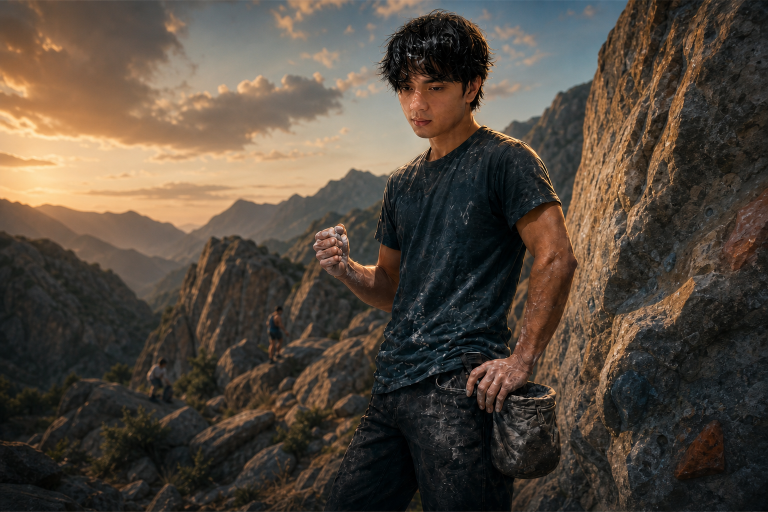
#> input picture Art/Source/Gabriel_Leader_Master.png, 1536 x 1024 px (shown at 1/2 size)
$ python build_art.py
#> lines starting #> are read from the running program, lines starting #| are printed output that depends on the picture
"""Build Civ V DDS assets; all icons are extracted from the supplied concept.

Requires Pillow 12+. Every atlas size is rendered independently from its
original concept crop. No icon is redrawn or generated. Use --icons-only to
leave the full-screen art untouched while rebuilding icons and previews.
"""

import argparse
from collections import deque
from pathlib import Path

from PIL import Image, ImageChops, ImageDraw, ImageFilter, ImageFont, ImageOps


ROOT = Path(__file__).resolve().parents[1]
SOURCE = ROOT / "Art" / "Source"
CONCEPT = SOURCE / "Gabriel_Bouldering_Concept.png"
CONCEPT_ICONS = SOURCE / "Concept_Icons"
ATLASES = ROOT / "Art" / "Atlases"
SCREENS = ROOT / "Art" / "Screens"
PREVIEW = ROOT / "Art" / "Preview"

RESAMPLE = Image.Resampling.LANCZOS

# Pixel coordinates in the unmodified 1448x1086 concept sheet. These bounds
# contain the existing gold frames, but not their labels or surrounding panels.
CONCEPT_ICON_BOXES = {
    "Civ": (18, 846, 174, 1008),
    "Leader": (189, 842, 350, 1009),
    "Gym_Hopper": (943, 851, 1060, 973),
    "Bouldering_Gym": (1068, 851, 1188, 973),
    "One_More_Go": (1194, 851, 1310, 973),
    "Fresh_Sets": (1317, 851, 1433, 972),
    "Route_Reading": (1167, 721, 1233, 787),
}

# Preserve the existing database portrait indices. Promotions without their
# own concept badge reuse the relevant supplied art instead of new symbols.
OBJECT_ICON_NAMES = (
    "Gym_Hopper",       # 0: unique unit
    "Bouldering_Gym",   # 1: unique building
    "One_More_Go",      # 2: temporary project attack bonuses
    "Fresh_Sets",       # 3: secondary ability
    "Gym_Hopper",       # 4: Try Something New
    "Route_Reading",    # 5: Hill Familiarity
    "Route_Reading",    # 6: Route Reading
    "One_More_Go",      # 7: Determination I / II / III
)
CIV_SIZES = (256, 128, 80, 64, 45, 32)
LEADER_SIZES = (256, 128, 64)
OBJECT_SIZES = (256, 128, 80, 64, 45, 32, 16)
ALPHA_SIZES = (128, 64, 48, 32, 24, 16)


def cover(image: Image.Image, size: tuple[int, int], center=(0.5, 0.5)) -> Image.Image:
    src = image.convert("RGBA")
    ratio = max(size[0] / src.width, size[1] / src.height)
    resized = src.resize((round(src.width * ratio), round(src.height * ratio)), RESAMPLE)
    left = round((resized.width - size[0]) * center[0])
    top = round((resized.height - size[1]) * center[1])
    left = max(0, min(left, resized.width - size[0]))
    top = max(0, min(top, resized.height - size[1]))
    return resized.crop((left, top, left + size[0], top + size[1]))


def save_dds(image: Image.Image, path: Path) -> None:
    path.parent.mkdir(parents=True, exist_ok=True)
    image.convert("RGBA").save(path, format="DDS", pixel_format="DXT5")


def ellipse_mask(size: tuple[int, int], inset: int = 0) -> Image.Image:
    """An antialiased mask outside the existing badge, not a replacement frame."""
    scale = 4
    width, height = size
    mask = Image.new("L", (width * scale, height * scale), 0)
    ImageDraw.Draw(mask).ellipse(
        (inset * scale, inset * scale,
         (width - inset) * scale - 1, (height - inset) * scale - 1),
        fill=255,
    )
    return mask.resize(size, RESAMPLE)


def extract_concept_icons() -> dict[str, Image.Image]:
    """Keep every RGB pixel in each source badge; mask only its outside corners."""
    with Image.open(CONCEPT) as image:
        concept = image.convert("RGBA")
    if concept.size != (1448, 1086):
        raise ValueError("Concept dimensions changed; review the explicit icon crop bounds.")
    icons = {}
    for name, box in CONCEPT_ICON_BOXES.items():
        icon = concept.crop(box)
        icon.putalpha(ellipse_mask(icon.size))
        icons[name] = icon
    return icons


def fit_icon(source: Image.Image, size: int) -> Image.Image:
    """Contain the original badge, including its frame, without stretching it."""
    inset = max(1, round(size * 0.025))
    inner = size - inset * 2
    icon = ImageOps.contain(source, (inner, inner), RESAMPLE)
    canvas = Image.new("RGBA", (size, size), (0, 0, 0, 0))
    canvas.alpha_composite(icon, ((size - icon.width) // 2, (size - icon.height) // 2))
    return canvas


def extract_gold_symbol(badge: Image.Image) -> Image.Image:
    """Derive the white alpha/flag silhouette from the supplied gold motif.

    The interior ellipse excludes the gold frame. Gold-vs-teal chroma separates
    the actual climber and rock; small isolated texture specks are discarded.
    No hand-drawn replacement geometry is used.
    """
    width, height = badge.size
    matte = Image.new("L", badge.size, 0)
    source_pixels = badge.load()
    matte.putdata([
        round(max(0.0, min(1.0, (min(r - b, 2 * (g - b)) - 10) / 18.0)) * 255)
        for y in range(height) for x in range(width)
        for r, g, b, _ in (source_pixels[x, y],)
    ])
    interior = ellipse_mask(badge.size, inset=round(min(badge.size) * 0.11))
    matte = ImageChops.multiply(matte, interior)
    matte = matte.point(lambda value: 0 if value < 32 else value)

    # Keep sizeable pieces of the source symbol and remove isolated gold flecks.
    pixels = matte.load()
    visited = set()
    for y in range(height):
        for x in range(width):
            if (x, y) in visited or pixels[x, y] < 32:
                continue
            component = []
            pending = deque([(x, y)])
            visited.add((x, y))
            while pending:
                px, py = pending.popleft()
                component.append((px, py))
                for nx, ny in ((px - 1, py), (px + 1, py), (px, py - 1), (px, py + 1)):
                    if (0 <= nx < width and 0 <= ny < height
                            and (nx, ny) not in visited and pixels[nx, ny] >= 32):
                        visited.add((nx, ny))
                        pending.append((nx, ny))
            if len(component) < 16:
                for px, py in component:
                    pixels[px, py] = 0

    matte = matte.filter(ImageFilter.MaxFilter(3)).filter(ImageFilter.MinFilter(3))
    symbol = Image.new("RGBA", badge.size, (255, 255, 255, 0))
    symbol.putalpha(matte)
    bounds = matte.getbbox()
    if bounds is None:
        raise ValueError("No gold symbol found in the supplied concept badge.")
    return symbol.crop(bounds)


def object_atlas(icons: dict[str, Image.Image], size: int) -> Image.Image:
    row = Image.new("RGBA", (size * len(OBJECT_ICON_NAMES), size), (0, 0, 0, 0))
    for index, name in enumerate(OBJECT_ICON_NAMES):
        row.alpha_composite(fit_icon(icons[name], size), (index * size, 0))
    return row


def build_icons() -> dict[str, Image.Image]:
    icons = extract_concept_icons()
    # The Gym Hopper badge repeats the civ's motif without the background rocks
    # in the large civ portrait, making it the clean source for both UI masks.
    icons["Civ_Alpha"] = extract_gold_symbol(icons["Gym_Hopper"])
    icons["Unit_Flag"] = extract_gold_symbol(icons["Gym_Hopper"])
    CONCEPT_ICONS.mkdir(parents=True, exist_ok=True)
    for name, icon in icons.items():
        icon.save(CONCEPT_ICONS / f"Gabriel_{name}_Concept.png", optimize=True)

    for size in CIV_SIZES:
        save_dds(fit_icon(icons["Civ"], size), ATLASES / f"Gabriel_Civ_{size}.dds")
    for size in LEADER_SIZES:
        save_dds(fit_icon(icons["Leader"], size), ATLASES / f"Gabriel_Leader_{size}.dds")
    for size in OBJECT_SIZES:
        save_dds(object_atlas(icons, size), ATLASES / f"Gabriel_Objects_{size}.dds")
    for size in ALPHA_SIZES:
        save_dds(fit_icon(icons["Civ_Alpha"], size), ATLASES / f"Gabriel_Civ_Alpha_{size}.dds")
    save_dds(fit_icon(icons["Unit_Flag"], 32), ATLASES / "Gabriel_UnitFlag_32.dds")
    return icons


def add_dom_shading(image: Image.Image) -> Image.Image:
    shade = Image.new("RGBA", image.size, (0, 0, 0, 0))
    draw = ImageDraw.Draw(shade)
    for x in range(image.width):
        fraction = x / image.width
        alpha = round(145 * max(0.0, 1.0 - fraction / 0.62))
        draw.line((x, 0, x, image.height), fill=(0, 8, 12, alpha))
    return Image.alpha_composite(image, shade)


def build_screens() -> None:
    leader = Image.open(SOURCE / "Gabriel_Leader_Master.png").convert("RGBA")
    dom_master = Image.open(SOURCE / "Gabriel_DOM_Master.png").convert("RGBA")
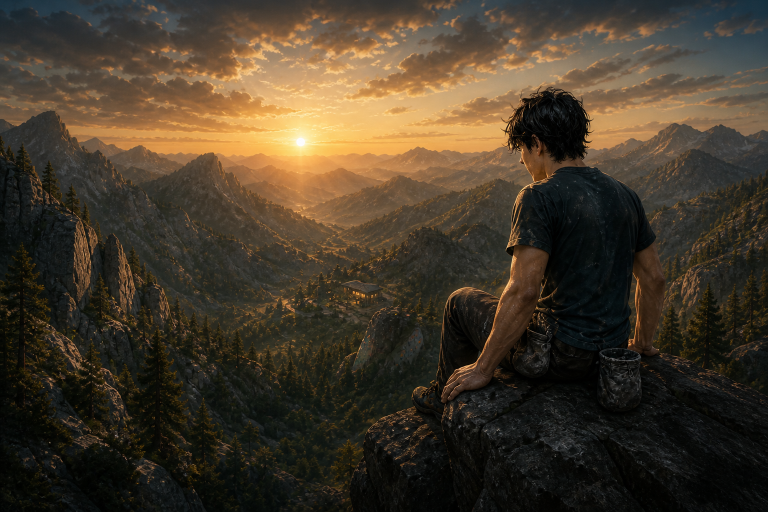
#> input picture Art/Source/Gabriel_DOM_Master.png, 1536 x 1024 px (shown at 1/2 size)
    gym = Image.open(SOURCE / "Gabriel_Bouldering_Gym_Master.png").convert("RGBA")
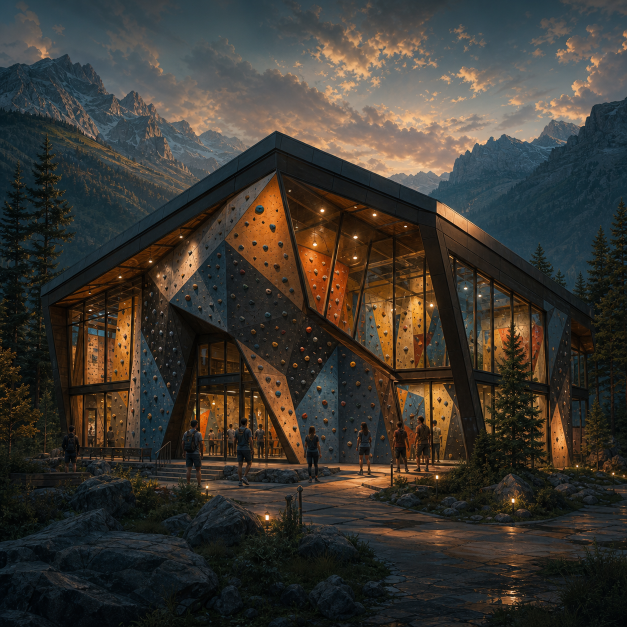
#> input picture Art/Source/Gabriel_Bouldering_Gym_Master.png, 1254 x 1254 px (shown at 1/2 size)
    save_dds(cover(leader, (1600, 900), center=(0.50, 0.50)), SCREENS / "Gabriel_Diplomacy.dds")
#> in cover, `return resized.crop((left, top, left + size[0], top + size[1]))`:
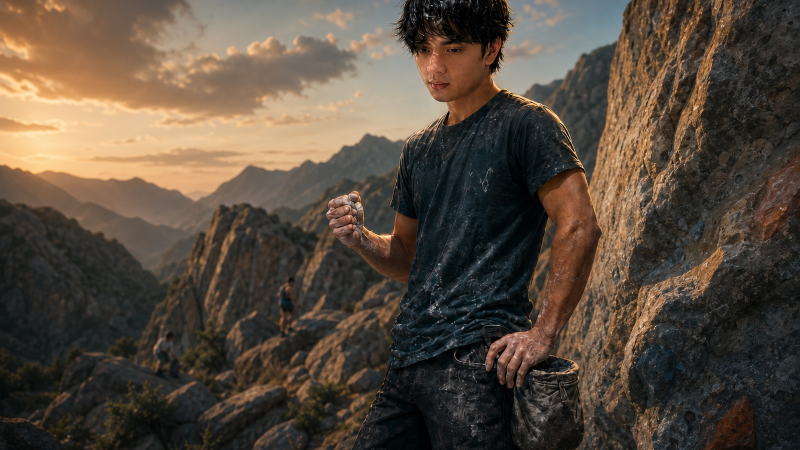
#> returned value: PIL image 1600x900 RGBA (shown at 1/2 size); mean R, G, B, A 87.1, 74.8, 62.3, 255
#> (the run stopped early here; a loop or call above may not have finished)
